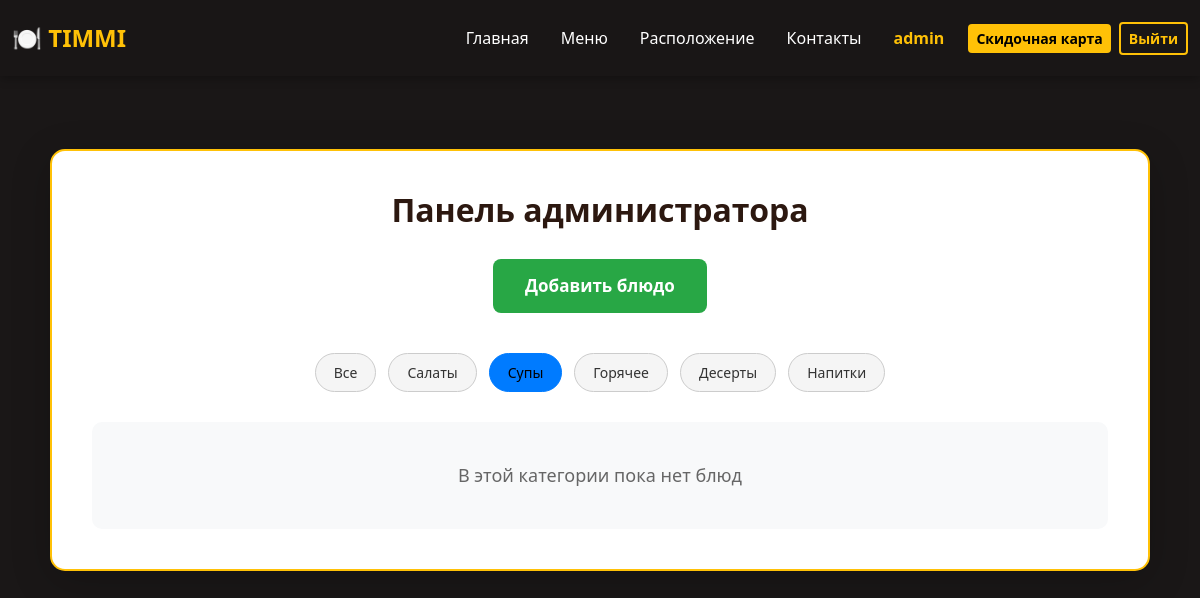
Before: /admin?category=soups (signed in) with the older database file.
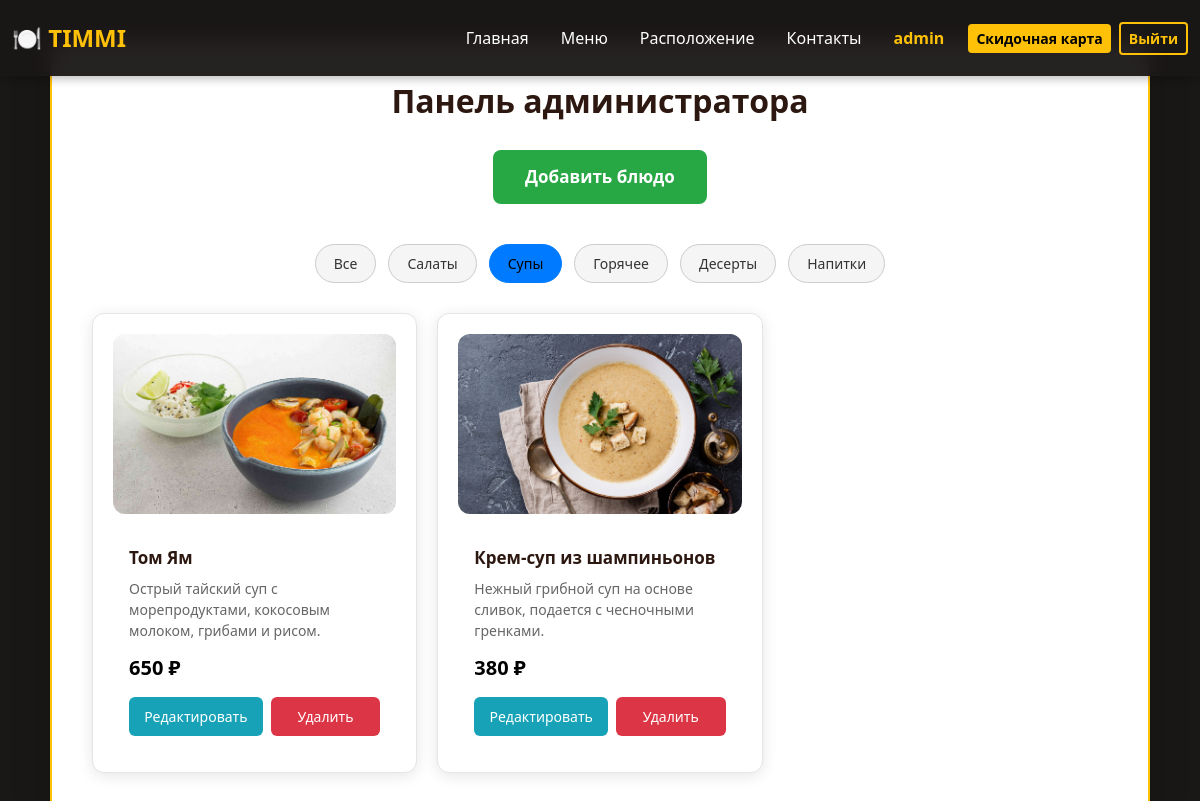
After: the same page with the newer database file.
### data/users.py (models this page shows, shortened)
class User(SqlAlchemyBase, UserMixin, SerializerMixin):
    __tablename__ = 'users'
    id = sqlalchemy.Column(sqlalchemy.Integer,
                           primary_key=True, autoincrement=True)
    name = sqlalchemy.Column(sqlalchemy.String, nullable=True)
    phone_number = sqlalchemy.Column(sqlalchemy.String, nullable=True)
    email = sqlalchemy.Column(sqlalchemy.String,
                              index=True, unique=True, nullable=True)
    hashed_password = sqlalchemy.Column(sqlalchemy.String, nullable=True)
    card = sqlalchemy.Column(sqlalchemy.String, nullable=True)

### data/dishes.py (models this page shows, shortened)
class Dish(SqlAlchemyBase, UserMixin, SerializerMixin):
    __tablename__ = 'dishes'
    id = sqlalchemy.Column(sqlalchemy.Integer,
                           primary_key=True, autoincrement=True)
    name = sqlalchemy.Column(sqlalchemy.String, nullable=True)
    description = sqlalchemy.Column(sqlalchemy.String, nullable=True)
    price = sqlalchemy.Column(sqlalchemy.Integer,
                              index=True, unique=True, nullable=True)
    image = sqlalchemy.Column(sqlalchemy.String)
    category = sqlalchemy.Column(sqlalchemy.String)

### main.py (the view)
@app.route('/admin')
def admin():
    if current_user.id == 1:
        CATEGORIES = {
            'all': 'Все',
            'salads': 'Салаты',
            'soups': 'Супы',
            'mains': 'Горячее',
            'desserts': 'Десерты',
            'drinks': 'Напитки'
        }
        current_category = request.args.get('category', 'all')
        db_sess = db_session.create_session()
        if current_category == 'all':
            dishes = db_sess.query(Dish).all()
        else:
            dishes = db_sess.query(Dish).filter(Dish.category == current_category).all()
        menu_data = {
            'title': 'Меню',
            'dishes': dishes,
            'categories': CATEGORIES,
            'current_category': current_category
        }
        return render_template('admin.html', menu=menu_data)
    return redirect('/')

### data/db_session.py (called while the page is built)
def create_session() -> Session:
    global __factory
    return __factory()

### main.py (called while the page is built)
@login_manager.user_loader
def load_user(user_id):
    db_sess = db_session.create_session()
    return db_sess.get(User, user_id)

### templates/admin.html (shortened to what this page needs)
{% extends "base.html" %}
{% block content %}
<div class="admin-container">
    <h1>Панель администратора</h1>
    <div class="add-button-container">
        <a href="{{ url_for('admin_add') }}" class="btn-add-large">Добавить блюдо</a>
    </div>
    <div class="category-filters">
        {% for cat_id, cat_name in menu.categories.items() %}
            <a href="{{ url_for('admin', category=cat_id) }}"
               class="filter-btn {% if menu.current_category == cat_id %}active{% endif %}">
                {{ cat_name }}
            </a>
        {% endfor %}
    </div>
    {% if menu.dishes %}
        <div class="menu-grid">
            {% for dish in menu.dishes %}
                <div class="menu-item">
                    <div class="menu-item-image">
                        {% if dish.image and dish.image != 'default.jpg' %}
                            <img src="{{ url_for('static', filename='img/' + dish.image) }}" alt="{{ dish.name }}">
                        {% else %}
                            <img src="{{ url_for('static', filename='img/default.jpg') }}" alt="{{ dish.name }}">
                        {% endif %}
                    </div>
                    <div class="menu-item-content">
                        <div class="menu-item-name">{{ dish.name }}</div>
                        <div class="menu-item-description">{{ dish.description }}</div>
                        <div class="menu-item-price">{{ dish.price }} ₽</div>
                        <div class="dish-actions">
                            <a href="{{ url_for('admin_edit', dish_id=dish.id) }}" class="btn-edit">
                                Редактировать
                            </a>
                            <form method="POST" action="{{ url_for('admin_delete') }}">
                                <button type="submit"
                                        class="btn-delete-small"
                                        onclick="return confirm('Удалить блюдо {{ dish.name }}?');">
                                    Удалить
                                </button>
                            </form>
                        </div>
                    </div>
                </div>
            {% endfor %}
        </div>
    {% else %}
        <div class="empty-message">
            В этой категории пока нет блюд
        </div>
    {% endif %}
</div>
{% endblock %}

### templates/base.html (shortened to what this page needs)
<!doctype html>
<html lang="ru">
<head>
    <link rel="stylesheet" href="https://cdn.jsdelivr.net/npm/bootstrap@5.3.0/dist/css/bootstrap.min.css">
</head>
<body>
<nav class="navbar navbar-expand-lg navbar-dark fixed-top">
    <div class="container-fluid">
        <a class="navbar-brand" href="/">🍽️ TIMMI</a>
        <div class="collapse navbar-collapse" id="navbarNav">
            <ul class="navbar-nav ms-auto align-items-lg-center">
                <li class="nav-item"><a class="nav-link px-3" href="/">Главная</a></li>
                <li class="nav-item"><a class="nav-link px-3" href="/menu">Меню</a></li>
                <li class="nav-item"><a class="nav-link px-3" href="/location">Расположение</a></li>
                <li class="nav-item"><a class="nav-link px-3" href="/contacts">Контакты</a></li>
                {% if current_user.is_authenticated %}
                    <li class="nav-item"><span class="user-info px-3">{{ current_user.name }}</span></li>
                    <li class="nav-item ms-lg-2"><a class="btn btn-register btn-sm" href="/discountcard">Скидочная карта</a></li>
                    <li class="nav-item ms-lg-2"><a class="btn btn-login btn-sm" href="/logout">Выйти</a></li>
                {% else %}
                    <li class="nav-item ms-lg-2"><a class="btn btn-register btn-sm" href="/register">Зарегистрироваться</a></li>
                    <li class="nav-item ms-lg-2"><a class="btn btn-login btn-sm" href="/login">Войти</a></li>
                {% endif %}
            </ul>
        </div>
    </div>
</nav>
<main role="main">
    {% block content %}{% endblock %}
</main>
</body>
</html>

Changed rows visible on the page:
added Dish: image (picture), name "Том Ям", description "Острый тайский суп с морепродуктами, кокосовым молоком, грибами и рисом.", price "650"
added Dish: image (picture), name "Крем-суп из шампиньонов", description "Нежный грибной суп на основе сливок, подается с чесночными гренками.", price "380"
Other visible differences:
text no longer shown: "В этой категории пока нет блюд"
